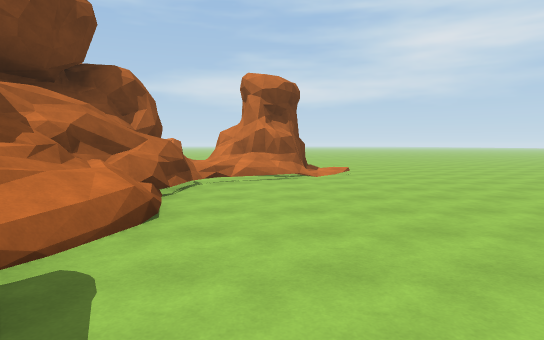
[1] (above)

14 first-person views from a walk through a 3-D level made in the Unity game engine. The camera is 1.5 m above the floor, tilts 4° down and sees 75° across. The floor is counted in squares, 2 m on a side. Each view is taken from the middle of a square. On the plan, view 1 faces up. The plan holds only what a view shows up to about 11 squares ahead; the rest is blank. The place goes on beyond the plan. Some animated figures are left out.

[2]
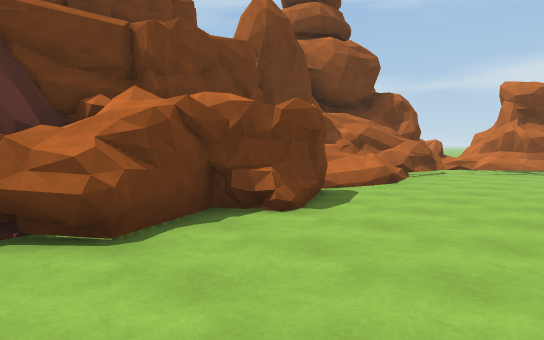

[3]
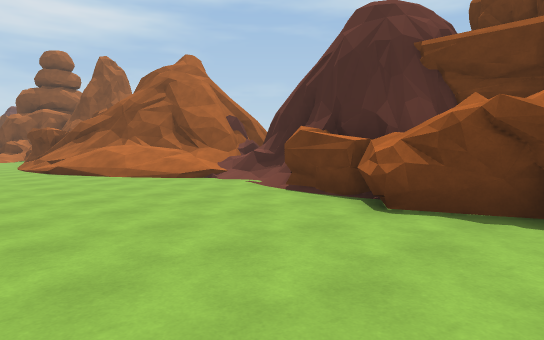

[4]
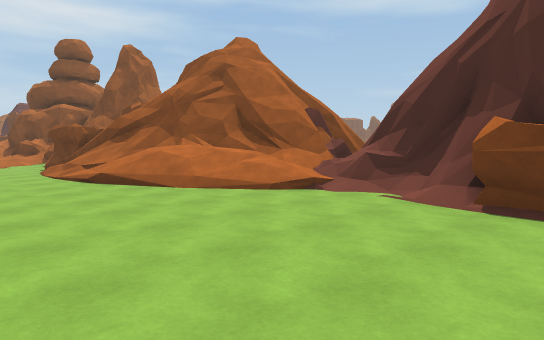

[5]
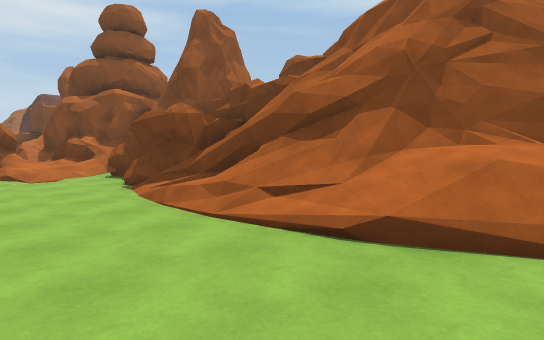

[6]
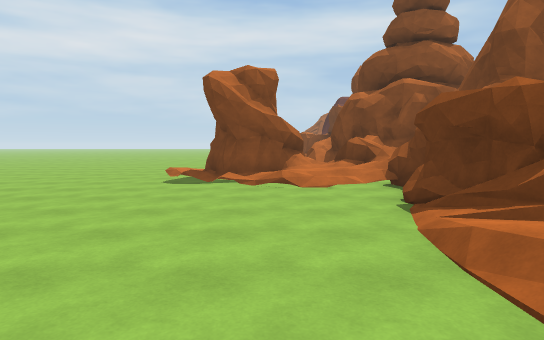

[7]
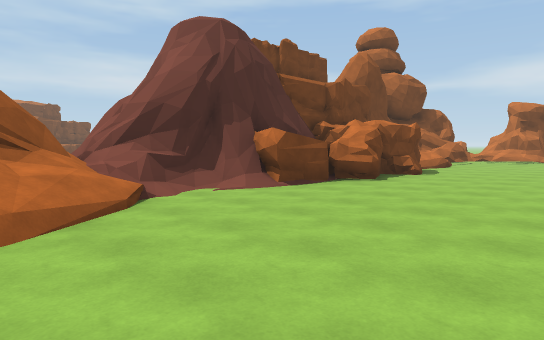

[8]
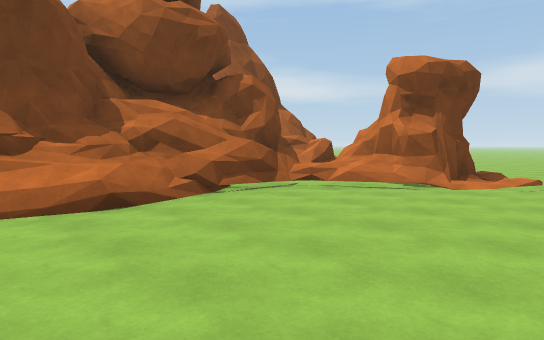

[9]
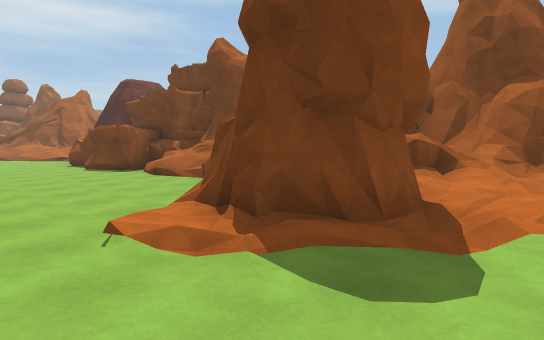

[10]
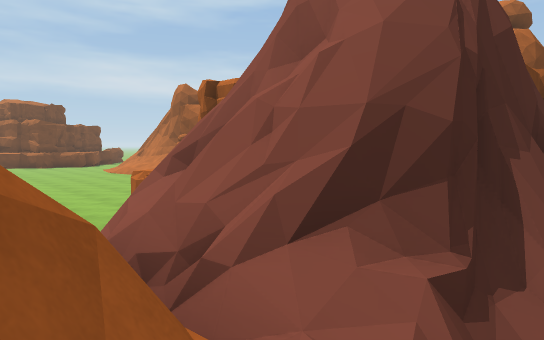

[11]
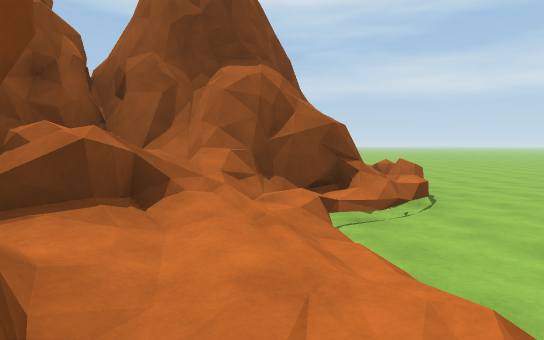

[12]
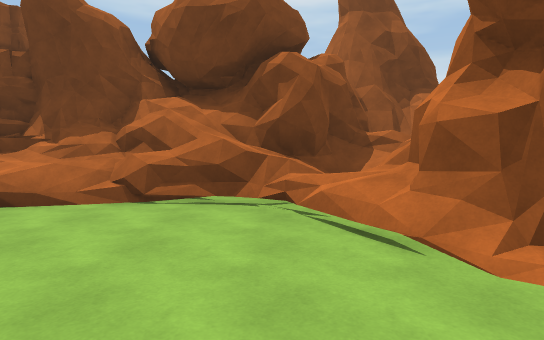

[13]
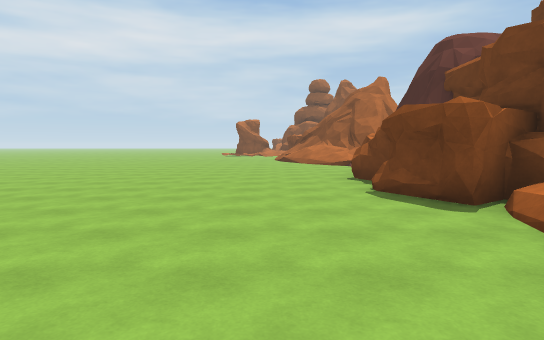

[14]
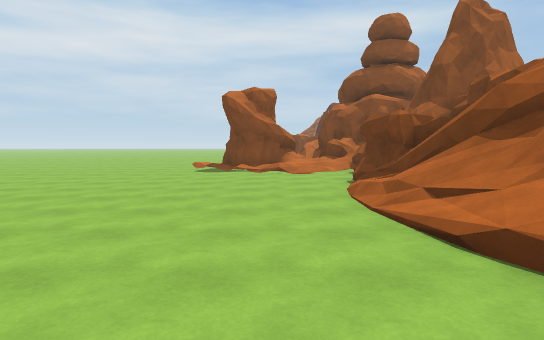

### Floor plan
Key: @ floor where view 1 was taken; # wall or solid block; x gap in a wall; . floor; / step, stairs or slope; = window, fence, low wall or low ledge; ^ raised ledge.
Columns run from 14 left of view 1 to 3 right of it. Each row starts with its distance up from view 1.
 12          ##.//....
 11          ##/////..
 10          ^==/##//.
  9          ^##/##//.
  8          ^^#////..
  7           ^#//....
  6           ##/.....
  5           ##=.....
  4            ##.....
  3            ##.....
  2             #.....
  1             #.....
  0             ##@...
 -1             ##....
 -2             ##....
 -3             #.....
 -4 ....       ##.....
 -5 ......#    ##.....
 -6  ....../####/.....
 -7         /#=///....
 -8          ###//....
 -9            ##//...
-10            ##=/...
-11             ##/...
-12             ##//..
-13              #//..
-14              ##...
-15             ###...
-16              ##...
-17              #....
-18            ##^////
-19             #==/##
-20             ##=/##
-21              ##x
-22               #=

Where each view was taken, in squares from view 1:
view 1: 0 up, 0 right, facing up
view 2: 3 down, 2 right, facing up-left
view 3: 0 up, 3 right, facing down-left
view 4: 3 down, 3 right, facing down-left
view 5: 9 down, 3 right, facing down-left
view 6: 11 down, 2 right, facing down
view 7: 9 down, 3 right, facing up-left
view 8: 2 up, 3 right, facing up-left
view 9: 12 up, 3 right, facing down-left
view 10: 8 down, 2 left, facing up-left
view 11: 11 up, 0 right, facing left
view 12: 7 up, 3 right, facing left
view 13: 6 up, 1 right, facing down
view 14: 8 down, 2 right, facing down
